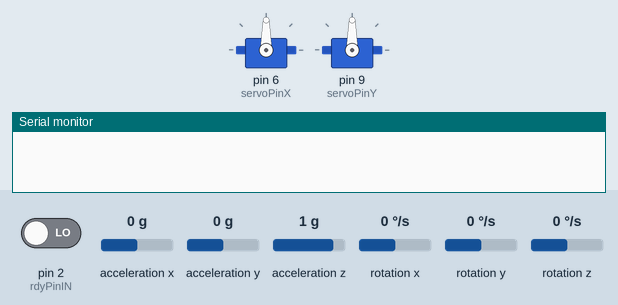
The sketch below on a simulated Arduino Uno, built for the host (arithmetic inside an expression is 32-bit, double 64-bit). Shown: 2 × servo, the last lines printed to the serial monitor. The inputs (shaded band) are chosen by the test bench; at power-on: pin 2 (rdyPinIN) LOW, rotation x 0 °/s, acceleration x 0 g, rotation y 0 °/s, acceleration y 0 g, rotation z 0 °/s, acceleration z 1 g.

Above: at 16.2 s.
16.3 s: pin 2 (rdyPinIN) driven HIGH
At 18.3 s:
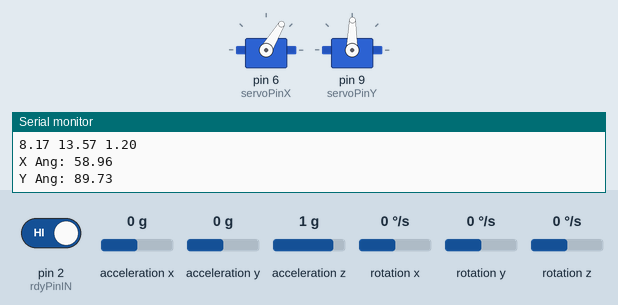
19.0 s: rotation x set to -192 °/s
At 19.56 s:
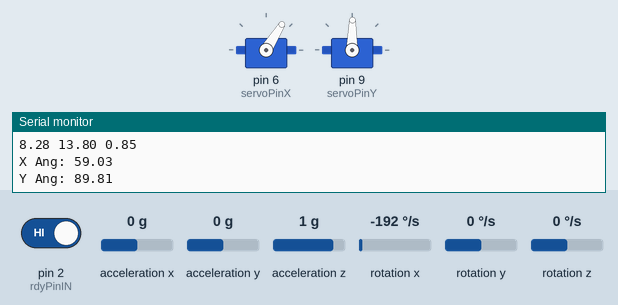
22.0 s: acceleration x set to 1.4 g
25.0 s: rotation y set to -192 °/s
At 27.36 s:
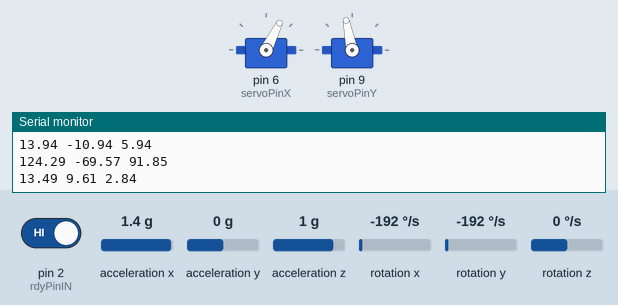
28.0 s: acceleration y set to 0.8 g
At 28.44 s:
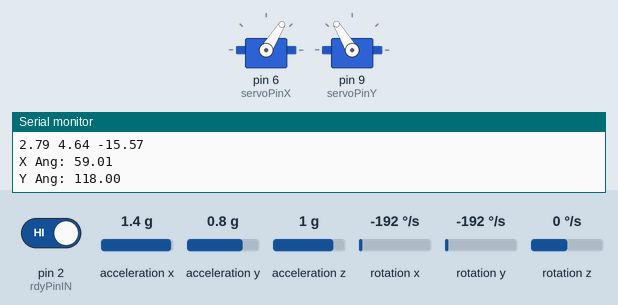
31.0 s: rotation z set to -192 °/s
Timing chart, 0 to 67.2 s (numbered marks = the images above; inputs shaded):
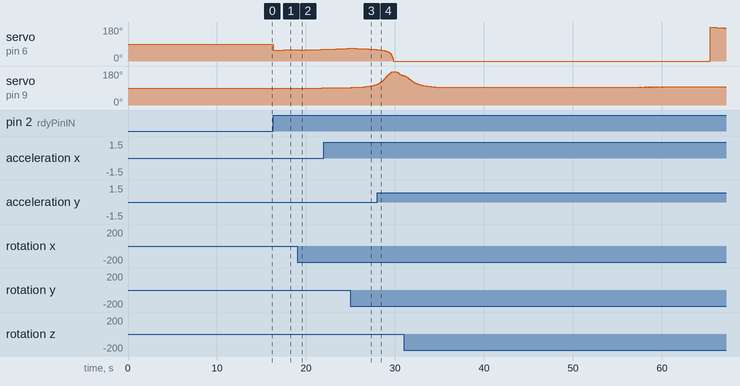

The sketch:

BasicCartRun.ino
```cpp
#include <CurieIMU.h>
#include <Servo.h>
#include <MadgwickAHRS.h>

// Gyro readings are in radians and acceleration is in m/s
// (Must be transformed from g's for accel)
// Program must be reset every 70 mintues otherwise micros will overflow

// Variables
int i, rdySw;
int rdyPinIN = 2;
int servoPinX = 6;
int servoPinY = 9;
bool rdy, detecting;
const float Pi = 3.141593;
int aR = 2; // g's
int gR = 250; // deg/s
int uR = 25;
float prec = 32768.0;
unsigned long microsPrevious, microsNow, d;
unsigned long microsPerReading = 1000000 / uR;
float secPerReading = 1.0 / uR;
float secPerReadingSQ = pow(secPerReading, 2);

// Madgwick filter
Madgwick filter;

// Transform matrix sines and cosines
float sx, sy, sz;
float cx, cy, cz;

// Servo controllers
Servo xServo;
Servo yServo;

// Globa Accel (m/s^2)
float ca[3];

// Global Velocity (m/s)
float cvel[3];

// Global Distance (m)
float cdist[3];

// New Raw Values (g, deg/s)
float ax[3], gx[3];
float a[3], g[3];

// Filtered Raw Values (m/s^s, rad)
float fa[3], fg[3];

// Normal Plane Distance (m)
float ndist[3];

// Spherical transform for gyro (Deg 0-180)
float sTheta, sPhi;

// Scaling Values
float gToMS = 9.8;
float radToDeg = 180/Pi;
float alpha = 0.1;
float alpha2 = 1 - alpha;

static void get_new_data();

static void zeroVars()
{
  for (i = 0; i < 3; i++)
  {
    cvel[i] = cdist[i] = 0.0;
    ax[i] = gx[i] = 0;
    a[i] = g[i] = 0.0;
    ca[i] = ndist[i] = 0.0;
  }
  sTheta = sPhi = 0.0;
  sx = sy = sz = 0.0;
  cx = cy = cz = 0.0;
}

void setup()
{
  // Initialize Serial communication
  Serial.begin(9600);

  // Initialize Variables
  rdy = false;
  detecting = false;
  pinMode(rdyPinIN, INPUT);
  rdySw = digitalRead(rdyPinIN);

  // Initialize Servos
  xServo.attach(servoPinX);
  yServo.attach(servoPinY);

  // Initialize the IMU
  CurieIMU.begin();

  // Set Rates for Gyro, Accel, and filter
  CurieIMU.setGyroRate(uR);
  CurieIMU.setAccelerometerRate(uR);
  filter.begin(uR);

  // Increase Accelerometer range to
  // allow detection of stronger taps (< 2g)
  CurieIMU.setAccelerometerRange(aR);

  // Set the accelerometer range to 500 degrees/second
  CurieIMU.setGyroRange(gR);

  // Pull data till it stabalizes
  d = uR * 15;
  while (0 < d)
  {
    microsNow = micros();
    if (microsPerReading < (microsNow - microsPrevious))
    {
      get_new_data();

      microsPrevious = microsPrevious + microsPerReading;
      d = d - 1;
    }
  }

  // Zero all values
  zeroVars();
}

static void get_new_data()
{
  // read accel/gyro measurements from device, scaled to the configured range
  CurieIMU.readAccelerometerScaled(ax[0], ax[1], ax[2]);
  CurieIMU.readGyroScaled(gx[0], gx[1], gx[2]);

  // Update IMU
  filter.updateIMU(ax[0], ax[1], ax[2], gx[0], gx[1], gx[2]);

  // Update filtered values
  fg[0] = filter.getRollRadians();
  fg[1] = filter.getPitchRadians();
  fg[2] = filter.getYawRadians();

  for (i = 0; i < 3; i++)
  {
    fa[i] = alpha*ax[i] + alpha2 * fa[i];
  }
}

static void compute_scVals()
{
  // Setup the acceleration transform sines & cosines
  sx = sin(fg[0]);
  sy = sin(fg[1]);
  sz = sin(fg[2]);
  cx = cos(fg[0]);
  cy = cos(fg[1]);
  cz = cos(fg[2]);
}

static void accel_to_global()
{
  // Compute the normal acceleration transform
  ca[0] = gToMS*(fa[0]*(sx*sz+cx*cz*sy) + fa[1]*(cx*sy*sz-cz*sx) + fa[2]*cx*cy) - 1.05;
  ca[1] = gToMS*(fa[0]*(cz*sx*sy-cx*sz) + fa[1]*(cx*cz+sx*sy*sz) + fa[2]*(cy*sx)) - 4.3;
  ca[2] = gToMS*(fa[0]*cy*cz + fa[1]*(cy*sz) + fa[2]*(-sy)) + 9.9;
}

static void update_globalVals()
{
  // Get accel timing info (take us to s)

  for (i = 0; i < 3; i++)
  {
    cdist[i] = cdist[i] + 0.5*ca[i]*secPerReadingSQ;
    cvel[i] = cvel[i] + ca[i]*secPerReading;
  }
}

static void dist_to_normal()
{
  // Compute the normal distance transform
  ndist[0] = cdist[0]*cy*cx + cdist[1]*(cz*sx*sy-cx*sz) + cdist[2]*sy;
  ndist[1] = cdist[0]*cy*sz + cdist[1]*(cx*cz+sx*sy*sz) + cdist[2]*(cx*sy*sz-cz*sx);
  ndist[2] = cdist[0]*-sy + cdist[1]*cy*sx + cdist[2]*cx*cy;
}

static void ndist_to_spherical()
{
  sTheta = atan2(ndist[1], ndist[0])*radToDeg;
  sPhi = atan2((pow(ndist[0], 2) + pow(ndist[1], 2)), ndist[2])*radToDeg;
}

void set_servos()
{
  xServo.write(sTheta);
  yServo.write(sPhi);
}

static void setup_angles()
{
  // Set starting distances
  cdist[0] = 11.0;
  cdist[1] = 11.0;
  cdist[2] = 1.0;
}

static void begin_motion_detection()
{
  microsPrevious = micros();
  int j = 0;

  while (rdySw)
  {
    rdySw = digitalRead(rdyPinIN);
    microsNow = micros();
    if (microsPerReading < (microsNow - microsPrevious))
    {
      // read measurements from device, scaled to the configured range
//      Serial.println("Get vals...");
      get_new_data();

      // Compute the sine and cosine values
//      Serial.println("Sin/cos...");
      compute_scVals();

      // transform normal plane accel to global plane
//      Serial.println("Global Plane...");
      accel_to_global();

      // Update the distance & velocity in the global plane
//      Serial.println("Update Globals...");
      update_globalVals();

      // Compute the new servo angle in the base system
//      Serial.println("Normal Dist...");
      dist_to_normal();

      // Spherical transform for servo angles
//      Serial.println("Spherical Normal Dist...");
      ndist_to_spherical();

      // Set servo angles to desired
//      Serial.println("Set Servos...");
      set_servos();

      // Wait for an update
//      Serial.println("Delay...");
//      Serial.println("");

      j = j + 1;
      if (uR <= j)
      {
        j = 0;
        for (i = 0; i < 3; i++)
        {
          Serial.print(ax[i]);
          Serial.print(" ");
        }
        Serial.println("");

        for (i = 0; i < 3; i++)
        {
          Serial.print(gx[i]);
          Serial.print(" ");
        }
        Serial.println("");

        for (i = 0; i < 3; i++)
        {
          Serial.print(fa[i]);
          Serial.print(" ");
        }
        Serial.println("");

        for (i = 0; i < 3; i++)
        {
          Serial.print(fg[i]);
          Serial.print(" ");
        }
        Serial.println("");

        for (i = 0; i < 3; i++)
        {
          Serial.print(ca[i]);
          Serial.print(" ");
        }
        Serial.println("");

        for (i = 0; i < 3; i++)
        {
          Serial.print(cvel[i]);
          Serial.print(" ");
        }
        Serial.println("");

        for (i = 0; i < 3; i++)
        {
          Serial.print(cdist[i]);
          Serial.print(" ");
        }
        Serial.println("");

        for (i = 0; i < 3; i++)
        {
          Serial.print(ndist[i]);
          Serial.print(" ");
        }
        Serial.println("");

        Serial.print("X Ang: ");
        Serial.println(sTheta);

        Serial.print("Y Ang: ");
        Serial.println(sPhi);

        Serial.println("");
      }

      microsPrevious = microsPrevious + microsPerReading;
    }
  }
}

// Used to continuously relay data over bluetooth connection
void loop()
{
  rdySw = digitalRead(rdyPinIN);
  if (rdySw & rdy & !detecting)
  {
    Serial.println("Detecting...");
    detecting = true;
    begin_motion_detection();
    rdy = false;
    detecting = false;
  } else if (rdySw & !rdy & !detecting) // Put code for calibration button tap & attach interrupt to button
  {
    Serial.println("Setting up values...");
    rdy = true;
    setup_angles();
  }
}
```

Measured:
- after the input at 16.3 s, servo on pin 6 (servoPinX): 90° → 58° at once, → 59° 1.2 s later; servo on pin 9 (servoPinY): 90° → 89° at once
- after the input at 19.0 s, servo on pin 6 (servoPinX): 59° → 58° after 0.42 s, → 59° 0.48 s later, → 60° 1.2 s later, → 61° 0.60 s later; servo on pin 9 (servoPinY): 89° → 90° after 0.70 s, → 91° 2.1 s later
